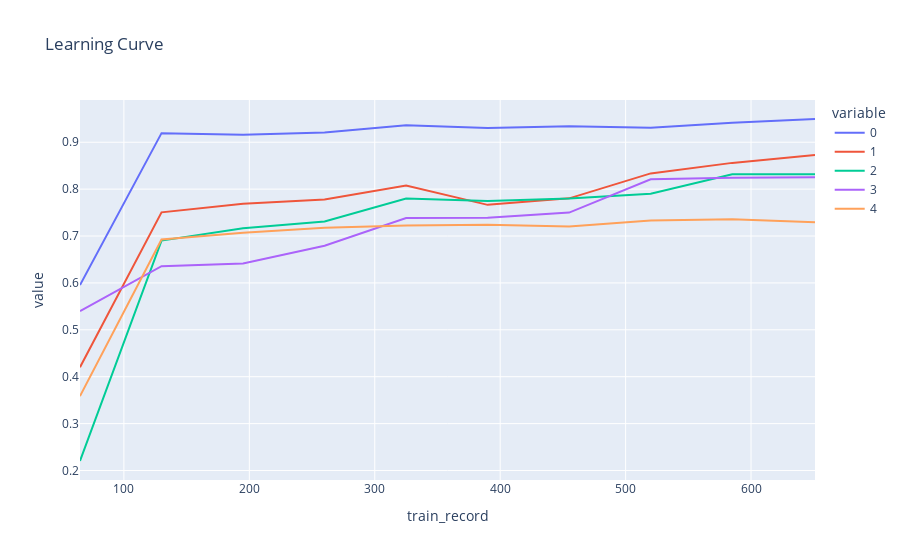

The notebook cell saved with this chart:
### Code cell
px.line(test_scores_df, x='train_record', y=[0,1,2,3,4], title='Learning Curve')

### Figure 1 — Plotly figure (JSON) as saved in the notebook; plotly's stock layout.template omitted (floating-point values rounded to 4 significant figures)
{"data": [{"hovertemplate": "variable=0<br>train_record=%{x}<br>value=%{y}<extra></extra>", "legendgroup": "0", "line": {"color": "#636efa", "dash": "solid"}, "marker": {"symbol": "circle"}, "mode": "lines", "name": "0", "orientation": "v", "showlegend": true, "type": "scatter", "x": [65, 130, 195, 260, 325, 390, 455, 520, 585, 651], "xaxis": "x", "y": [0.5955, 0.9194, 0.916, 0.9207, 0.9363, 0.9305, 0.9341, 0.9307, 0.9417, 0.9496], "yaxis": "y"}, {"hovertemplate": "variable=1<br>train_record=%{x}<br>value=%{y}<extra></extra>", "legendgroup": "1", "line": {"color": "#EF553B", "dash": "solid"}, "marker": {"symbol": "circle"}, "mode": "lines", "name": "1", "orientation": "v", "showlegend": true, "type": "scatter", "x": [65, 130, 195, 260, 325, 390, 455, 520, 585, 651], "xaxis": "x", "y": [0.4204, 0.7505, 0.7689, 0.7781, 0.8078, 0.7665, 0.7803, 0.8336, 0.856, 0.873], "yaxis": "y"}, {"hovertemplate": "variable=2<br>train_record=%{x}<br>value=%{y}<extra></extra>", "legendgroup": "2", "line": {"color": "#00cc96", "dash": "solid"}, "marker": {"symbol": "circle"}, "mode": "lines", "name": "2", "orientation": "v", "showlegend": true, "type": "scatter", "x": [65, 130, 195, 260, 325, 390, 455, 520, 585, 651], "xaxis": "x", "y": [0.2202, 0.6904, 0.7165, 0.731, 0.78, 0.7745, 0.78, 0.7903, 0.8316, 0.8319], "yaxis": "y"}, {"hovertemplate": "variable=3<br>train_record=%{x}<br>value=%{y}<extra></extra>", "legendgroup": "3", "line": {"color": "#ab63fa", "dash": "solid"}, "marker": {"symbol": "circle"}, "mode": "lines", "name": "3", "orientation": "v", "showlegend": true, "type": "scatter", "x": [65, 130, 195, 260, 325, 390, 455, 520, 585, 651], "xaxis": "x", "y": [0.5399, 0.6358, 0.6416, 0.6795, 0.7382, 0.739, 0.75, 0.8212, 0.8242, 0.8256], "yaxis": "y"}, {"hovertemplate": "variable=4<br>train_record=%{x}<br>value=%{y}<extra></extra>", "legendgroup": "4", "line": {"color": "#FFA15A", "dash": "solid"}, "marker": {"symbol": "circle"}, "mode": "lines", "name": "4", "orientation": "v", "showlegend": true, "type": "scatter", "x": [65, 130, 195, 260, 325, 390, 455, 520, 585, 651], "xaxis": "x", "y": [0.3586, 0.6925, 0.7071, 0.7179, 0.7222, 0.7239, 0.7203, 0.7329, 0.7358, 0.7294], "yaxis": "y"}], "layout": {"legend": {"title": {"text": "variable"}, "tracegroupgap": 0}, "title": {"text": "Learning Curve"}, "xaxis": {"anchor": "y", "domain": [0, 1], "title": {"text": "train_record"}}, "yaxis": {"anchor": "x", "domain": [0, 1], "title": {"text": "value"}}}}
